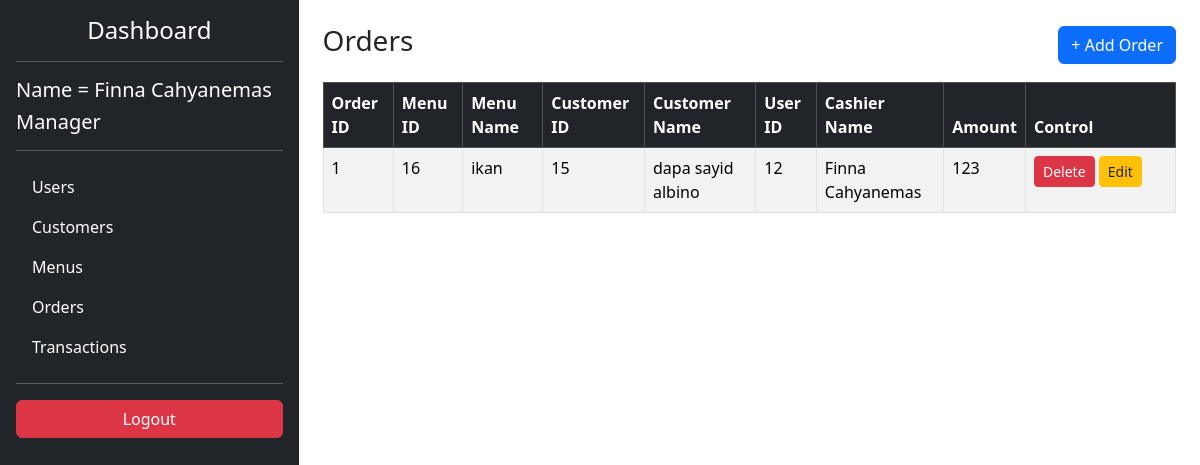
The app's page /page/index.php?page=ordersView&action=view (signed in) with its own data.
### tables this page shows
CREATE TABLE `orders_table` (
  `order_id` int(11) NOT NULL,
  `menu_id` int(11) NOT NULL,
  `customer_id` int(11) NOT NULL,
  `user_id` int(11) NOT NULL,
  `amount` int(11) NOT NULL
);

CREATE TABLE `menus_table` (
  `menu_id` int(11) NOT NULL,
  `menu_name` varchar(50) NOT NULL,
  `price` int(11) NOT NULL
);

CREATE TABLE `customers_table` (
  `customer_id` int(11) NOT NULL,
  `customer_name` varchar(50) NOT NULL,
  `gender` enum('Male','Female') NOT NULL,
  `address` varchar(50) NOT NULL
);

CREATE TABLE `users_table` (
  `user_id` int(11) NOT NULL,
  `full_name` varchar(50) NOT NULL,
  `username` varchar(50) NOT NULL,
  `password` varchar(50) NOT NULL,
  `role` enum('Administrator','Waiter','Cashier','Owner','Manager') NOT NULL
);

### page/view/ordersView.php (the view)
<?php
$dataOrdersTable = mysqli_query($connect, "
SELECT
    orders_table.*,
    menus_table.menu_name,
    customers_table.customer_name,
    users_table.full_name
FROM orders_table
JOIN menus_table
    ON orders_table.menu_id = menus_table.menu_id
JOIN customers_table
    ON orders_table.customer_id = customers_table.customer_id
JOIN users_table
    ON orders_table.user_id = users_table.user_id
");
?>
<div class="d-flex justify-content-between align-items-center mb-3">
    <h3>Orders</h3>
    <a href="?page=addOrder&action=add" class="btn btn-primary">+ Add Order</a>
</div>
<table class="table table-bordered table-striped">
    <thead class="table-dark">
        <tr>
            <th>Order ID</th>
            <th>Menu ID</th>
            <th>Menu Name</th>
            <th>Customer ID</th>
            <th>Customer Name</th>
            <th>User ID</th>
            <th>Cashier Name</th>
            <th>Amount</th>
            <th width="150">Control</th>
        </tr>
    </thead>
    <tbody>
        <?php while ($order = $dataOrdersTable->fetch_assoc()): ?>
            <tr>
                <td><?= $order['order_id'] ?></td>
                <td><?= $order['menu_id'] ?></td>
                <td><?= $order['menu_name'] ?></td>
                <td><?= $order['customer_id'] ?></td>
                <td><?= $order['customer_name'] ?></td>
                <td><?= $order['user_id'] ?></td>
                <td><?= $order['full_name'] ?></td>
                <td><?= $order['amount'] ?></td>
                <td>
                    <button class="btn btn-danger btn-sm" onclick="return confirm('apakah anda yakin menghapus data ini')">
                        <a class="text-white text-decoration-none"
                            href="../function/delete.php?table_name=orders_table&table_column=order_id&table_id=<?= $order['order_id'] ?>">
                            Delete
                        </a>
                    </button>
                    <button class="btn btn-warning btn-sm">
                        <a class="text-dark text-decoration-none"
                            href="?page=editOrder&action=edit&id=<?= $order['order_id'] ?>">
                            Edit
                        </a>
                    </button>
                </td>
            </tr>
        <?php endwhile; ?>
    </tbody>
</table>

### records on screen
orders_table: order_id "1", menu "16", menu.menu_name "ikan", customer "15", customer.customer_name "dapa sayid albino", user "12", user.full_name "Finna Cahyanemas", amount "123"

### other values on screen
$_SESSION['full_name'] "Finna Cahyanemas"
$_SESSION['role'] "Manager"
